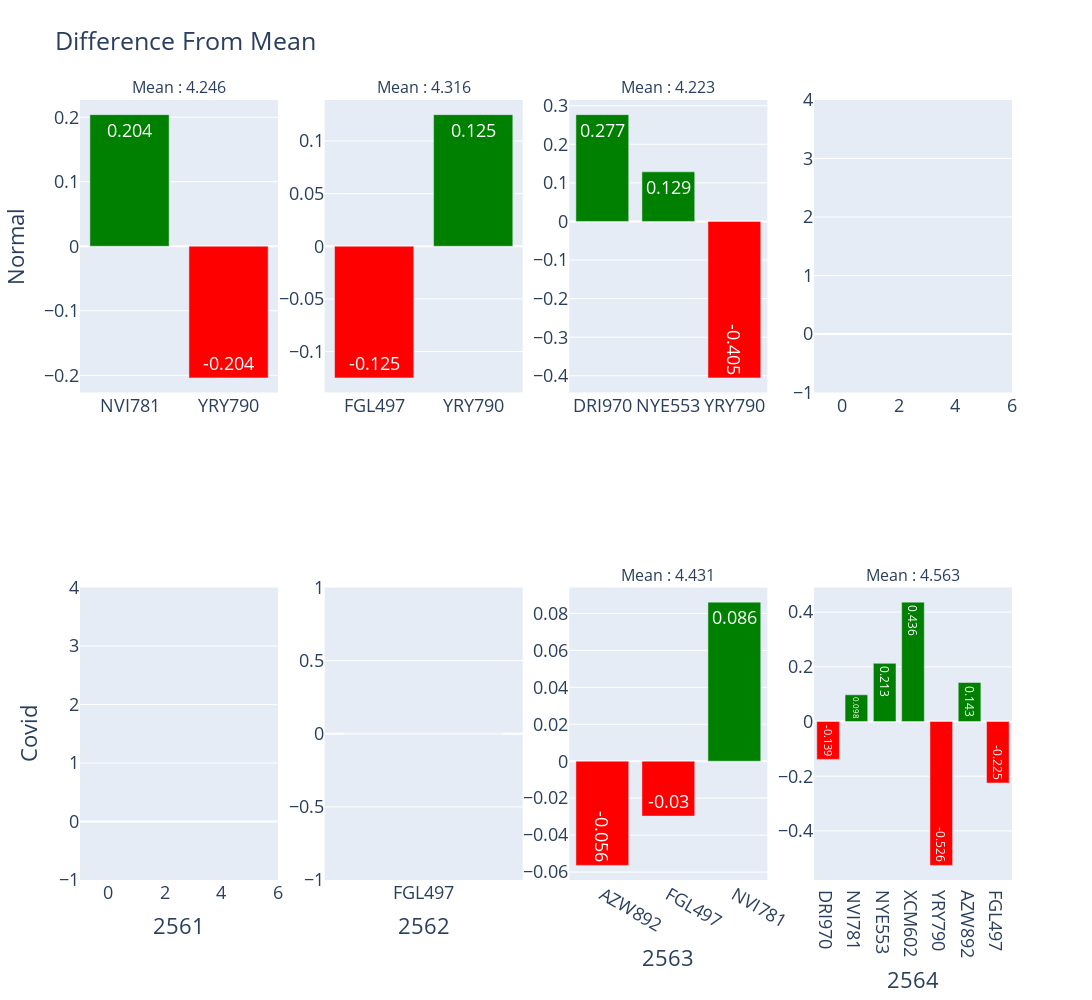

Write notebook code for a chart like this one.
### Markdown cell above
1. สร้างฟังก์ชั่น pvt โดยรับพารามิเตอร์จาก data และ year
2. กำหนดตัวแปร pvt เพื่อสร้าง pivot_table ที่อิงข้อมูลจากตารางใน data โดยกำหนด dimension values คือ year, sem, subject  measurement value คือ x_bar แล้วหาค่าเฉลี่ย
3.หาผลต่างระหว่างค่าเฉลี่ยของปีนั้นกับค่าเฉลี่ยของแต่ละวิชาแล้วเก็บไว้ในตัวแปร diff 
4. สร้าง coloum color ที่เป็น Nan และ กำหนดตัวแปร ind = 0
5. สร้าง for loop ในการ loop แต่ละครั้งถ้าค่า diff มากว่าก 0 จะให้ column color = green แต่ถ้าน้อยกว่า 0 จะให้ coloum color = red และในการ loop แต่ละครั้ง ind จะเพิ่มทีละ 1 เรื่อยๆ เพื่อเปลี่ยนทีละ row
6. ใช้ฟังก์ชั่น round ปัดทศนิยมให้เหลือ 3 ตำแหน่ง

### Code cell
fig = make_subplots(rows=2, cols=4 , subplot_titles= ['Mean : 4.246','Mean : 4.316' , 'Mean : 4.223','','','','Mean : 4.431', 'Mean : 4.563'] )

for i in range(1,5):
    fig.add_trace(
        go.Bar(x=pvt(cov,f'256{i}')['subject'], y= pvt(cov,f'256{i}')['diff'] , marker=  dict(color =pvt(cov,f'256{i}')['color']) , text= pvt(cov,f'256{i}')['dec']  ),
        row=2, col=i
)

for i in range(1,5):
    fig.add_trace(
        go.Bar(x=pvt(norm,f'256{i}')['subject'], y=pvt(norm,f'256{i}')['diff'] , marker=  dict(color = pvt(norm,f'256{i}')['color']), text= pvt(norm,f'256{i}')['dec']),
        row=1, col=i
    )

for i in range(1,5):
    fig.update_xaxes(title_text= f"256{i}", row=2, col=i)

fig.update_yaxes(title_text= "Normal", row=1, col=1)
fig.update_yaxes(title_text= "Covid"  ,  row=2, col=1  )
fig.update_layout(showlegend=False, height=1000, width=2000 ,title_text="Difference From Mean" , font = dict(size = 18))
fig.update_traces(textposition='auto')
fig.show()

### Figure 1 — Plotly figure (JSON) as saved in the notebook; plotly's stock layout.template omitted (floating-point values rounded to 4 significant figures)
{"data": [{"marker": {"color": []}, "text": [], "textposition": "auto", "type": "bar", "x": [], "xaxis": "x5", "y": [], "yaxis": "y5"}, {"marker": {"color": ["red"]}, "text": [0], "textposition": "auto", "type": "bar", "x": ["FGL497"], "xaxis": "x6", "y": [0], "yaxis": "y6"}, {"marker": {"color": ["red", "red", "green"]}, "text": [-0.056, -0.03, 0.086], "textposition": "auto", "type": "bar", "x": ["AZW892", "FGL497", "NVI781"], "xaxis": "x7", "y": [-0.05639, -0.02972, 0.08611], "yaxis": "y7"}, {"marker": {"color": ["red", "green", "green", "green", "red", "green", "red"]}, "text": [-0.139, 0.098, 0.213, 0.436, -0.526, 0.143, -0.225], "textposition": "auto", "type": "bar", "x": ["DRI970", "NVI781", "NYE553", "XCM602", "YRY790", "AZW892", "FGL497"], "xaxis": "x8", "y": [-0.1386, 0.09768, 0.2127, 0.4364, -0.5261, 0.1427, -0.2248], "yaxis": "y8"}, {"marker": {"color": ["green", "red"]}, "text": [0.204, -0.204], "textposition": "auto", "type": "bar", "x": ["NVI781", "YRY790"], "xaxis": "x", "y": [0.204, -0.204], "yaxis": "y"}, {"marker": {"color": ["red", "green"]}, "text": [-0.125, 0.125], "textposition": "auto", "type": "bar", "x": ["FGL497", "YRY790"], "xaxis": "x2", "y": [-0.125, 0.125], "yaxis": "y2"}, {"marker": {"color": ["green", "green", "red"]}, "text": [0.277, 0.129, -0.405], "textposition": "auto", "type": "bar", "x": ["DRI970", "NYE553", "YRY790"], "xaxis": "x3", "y": [0.2768, 0.1286, -0.4054], "yaxis": "y3"}, {"marker": {"color": []}, "text": [], "textposition": "auto", "type": "bar", "x": [], "xaxis": "x4", "y": [], "yaxis": "y4"}], "layout": {"annotations": [{"font": {"size": 16}, "showarrow": false, "text": "Mean : 4.246", "x": 0.1062, "xanchor": "center", "xref": "paper", "y": 1, "yanchor": "bottom", "yref": "paper"}, {"font": {"size": 16}, "showarrow": false, "text": "Mean : 4.316", "x": 0.3688, "xanchor": "center", "xref": "paper", "y": 1, "yanchor": "bottom", "yref": "paper"}, {"font": {"size": 16}, "showarrow": false, "text": "Mean : 4.223", "x": 0.6313, "xanchor": "center", "xref": "paper", "y": 1, "yanchor": "bottom", "yref": "paper"}, {"font": {"size": 16}, "showarrow": false, "text": "Mean : 4.431", "x": 0.6313, "xanchor": "center", "xref": "paper", "y": 0.375, "yanchor": "bottom", "yref": "paper"}, {"font": {"size": 16}, "showarrow": false, "text": "Mean : 4.563", "x": 0.8938, "xanchor": "center", "xref": "paper", "y": 0.375, "yanchor": "bottom", "yref": "paper"}], "font": {"size": 18}, "height": 1000, "showlegend": false, "title": {"text": "Difference From Mean"}, "width": 2000, "xaxis": {"anchor": "y", "domain": [0, 0.2125]}, "xaxis2": {"anchor": "y2", "domain": [0.2625, 0.475]}, "xaxis3": {"anchor": "y3", "domain": [0.525, 0.7375]}, "xaxis4": {"anchor": "y4", "domain": [0.7875, 1]}, "xaxis5": {"anchor": "y5", "domain": [0, 0.2125], "title": {"text": "2561"}}, "xaxis6": {"anchor": "y6", "domain": [0.2625, 0.475], "title": {"text": "2562"}}, "xaxis7": {"anchor": "y7", "domain": [0.525, 0.7375], "title": {"text": "2563"}}, "xaxis8": {"anchor": "y8", "domain": [0.7875, 1], "title": {"text": "2564"}}, "yaxis": {"anchor": "x", "domain": [0.625, 1], "title": {"text": "Normal"}}, "yaxis2": {"anchor": "x2", "domain": [0.625, 1]}, "yaxis3": {"anchor": "x3", "domain": [0.625, 1]}, "yaxis4": {"anchor": "x4", "domain": [0.625, 1]}, "yaxis5": {"anchor": "x5", "domain": [0, 0.375], "title": {"text": "Covid"}}, "yaxis6": {"anchor": "x6", "domain": [0, 0.375]}, "yaxis7": {"anchor": "x7", "domain": [0, 0.375]}, "yaxis8": {"anchor": "x8", "domain": [0, 0.375]}}}
